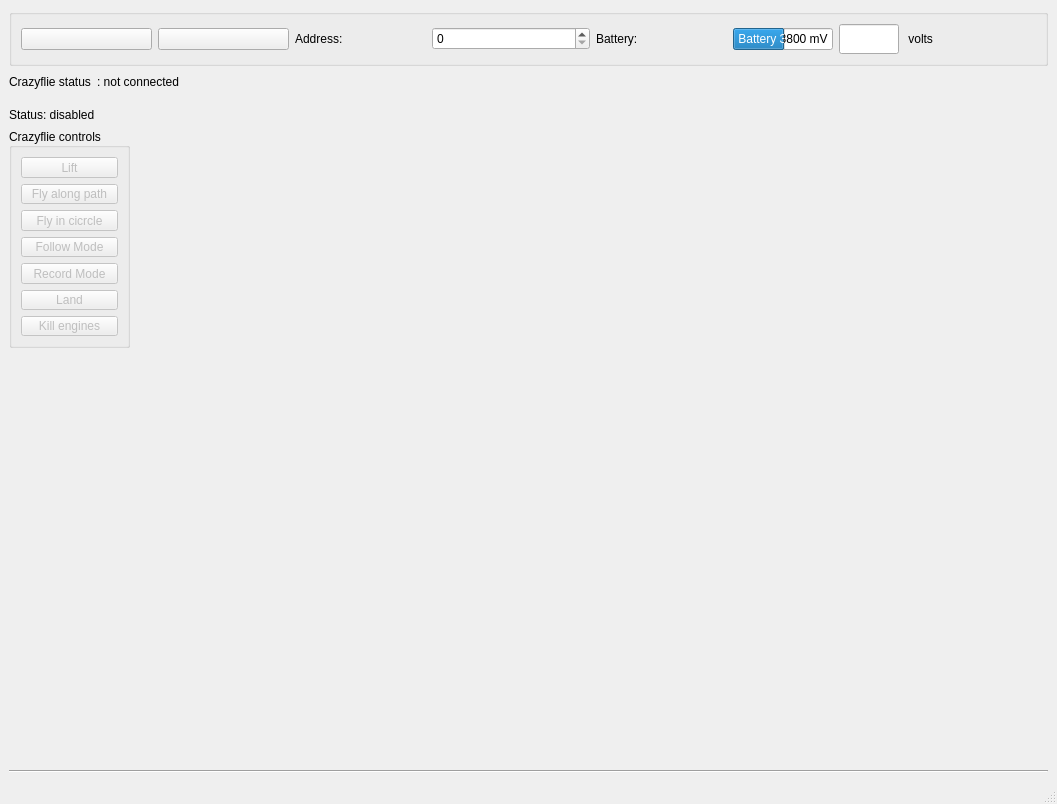
<?xml version="1.0" encoding="UTF-8"?>
<ui version="4.0">
 <class>MainWindow</class>
 <widget class="QMainWindow" name="MainWindow">
  <property name="geometry">
   <rect>
    <x>0</x>
    <y>0</y>
    <width>1057</width>
    <height>804</height>
   </rect>
  </property>
  <property name="windowTitle">
   <string>MainWindow</string>
  </property>
  <widget class="QWidget" name="centralwidget">
   <layout class="QVBoxLayout" name="verticalLayout">
    <item>
     <widget class="QGroupBox" name="groupBox_2">
      <layout class="QHBoxLayout" name="_2" stretch="0,0,0,0,0,0,0,0">
       <item>
        <widget class="QPushButton" name="scanButton">
         <property name="minimumSize">
          <size>
           <width>50</width>
           <height>0</height>
          </size>
         </property>
        </widget>
       </item>
       <item>
        <widget class="QPushButton" name="connectButton">
         <property name="minimumSize">
          <size>
           <width>60</width>
           <height>0</height>
          </size>
         </property>
         <property name="toolTip">
          <string/>
         </property>
        </widget>
       </item>
       <item>
        <widget class="QLabel" name="addressLabel">
         <property name="text">
          <string>Address:</string>
         </property>
        </widget>
       </item>
       <item>
        <widget class="HexSpinBox" name="address">
         <property name="sizePolicy">
          <sizepolicy hsizetype="Fixed" vsizetype="Fixed">
           <horstretch>0</horstretch>
           <verstretch>0</verstretch>
          </sizepolicy>
         </property>
         <property name="minimumSize">
          <size>
           <width>158</width>
           <height>0</height>
          </size>
         </property>
        </widget>
       </item>
       <item>
        <widget class="QLabel" name="batteryLabel">
         <property name="text">
          <string>Battery:</string>
         </property>
        </widget>
       </item>
       <item>
        <widget class="QProgressBar" name="batteryBar">
         <property name="minimumSize">
          <size>
           <width>30</width>
           <height>0</height>
          </size>
         </property>
         <property name="maximumSize">
          <size>
           <width>100</width>
           <height>16777215</height>
          </size>
         </property>
         <property name="minimum">
          <number>3400</number>
         </property>
         <property name="maximum">
          <number>4180</number>
         </property>
         <property name="value">
          <number>3800</number>
         </property>
         <property name="textVisible">
          <bool>true</bool>
         </property>
         <property name="invertedAppearance">
          <bool>false</bool>
         </property>
         <property name="textDirection">
          <enum>QProgressBar::TopToBottom</enum>
         </property>
         <property name="format">
          <string>Battery %v mV</string>
         </property>
        </widget>
       </item>
       <item>
        <widget class="QLineEdit" name="_aff_volts">
         <property name="sizePolicy">
          <sizepolicy hsizetype="Fixed" vsizetype="Fixed">
           <horstretch>0</horstretch>
           <verstretch>0</verstretch>
          </sizepolicy>
         </property>
         <property name="minimumSize">
          <size>
           <width>60</width>
           <height>30</height>
          </size>
         </property>
         <property name="maximumSize">
          <size>
           <width>60</width>
           <height>40</height>
          </size>
         </property>
         <property name="alignment">
          <set>Qt::AlignRight|Qt::AlignTrailing|Qt::AlignVCenter</set>
         </property>
         <property name="readOnly">
          <bool>true</bool>
         </property>
        </widget>
       </item>
       <item>
        <widget class="QLabel" name="label_2">
         <property name="text">
          <string> volts </string>
         </property>
        </widget>
       </item>
      </layout>
     </widget>
    </item>
    <item>
     <layout class="QHBoxLayout" name="horizontalLayout_3">
      <property name="topMargin">
       <number>0</number>
      </property>
      <property name="bottomMargin">
       <number>10</number>
      </property>
      <item>
       <widget class="QLabel" name="label">
        <property name="text">
         <string>Crazyflie status</string>
        </property>
       </widget>
      </item>
      <item>
       <widget class="QLabel" name="cfStatusLabel">
        <property name="text">
         <string>: not connected</string>
        </property>
       </widget>
      </item>
      <item>
       <spacer name="horizontalSpacer_2">
        <property name="orientation">
         <enum>Qt::Horizontal</enum>
        </property>
        <property name="sizeHint" stdset="0">
         <size>
          <width>40</width>
          <height>20</height>
         </size>
        </property>
       </spacer>
      </item>
     </layout>
    </item>
    <item>
     <widget class="QLabel" name="statusLabel">
      <property name="styleSheet">
       <string notr="true">font: 11pt &quot;MS Shell Dlg 2&quot;;
</string>
      </property>
      <property name="text">
       <string>Status: disabled</string>
      </property>
      <property name="scaledContents">
       <bool>true</bool>
      </property>
      <property name="alignment">
       <set>Qt::AlignBottom|Qt::AlignLeading|Qt::AlignLeft</set>
      </property>
      <property name="margin">
       <number>0</number>
      </property>
      <property name="openExternalLinks">
       <bool>false</bool>
      </property>
     </widget>
    </item>
    <item>
     <layout class="QHBoxLayout" name="horizontalLayout_2">
      <property name="topMargin">
       <number>0</number>
      </property>
      <property name="rightMargin">
       <number>0</number>
      </property>
      <item>
       <layout class="QVBoxLayout" name="verticalLayout_7">
        <property name="sizeConstraint">
         <enum>QLayout::SetDefaultConstraint</enum>
        </property>
        <property name="leftMargin">
         <number>0</number>
        </property>
        <item>
         <widget class="QGroupBox" name="groupBox">
          <property name="enabled">
           <bool>true</bool>
          </property>
          <property name="sizePolicy">
           <sizepolicy hsizetype="Fixed" vsizetype="Preferred">
            <horstretch>0</horstretch>
            <verstretch>0</verstretch>
           </sizepolicy>
          </property>
          <property name="minimumSize">
           <size>
            <width>120</width>
            <height>0</height>
           </size>
          </property>
          <property name="maximumSize">
           <size>
            <width>16777215</width>
            <height>220</height>
           </size>
          </property>
          <property name="title">
           <string>Crazyflie controls</string>
          </property>
          <property name="alignment">
           <set>Qt::AlignLeading|Qt::AlignLeft|Qt::AlignVCenter</set>
          </property>
          <layout class="QVBoxLayout" name="verticalLayout_4">
           <property name="leftMargin">
            <number>9</number>
           </property>
           <property name="rightMargin">
            <number>9</number>
           </property>
           <item>
            <widget class="QPushButton" name="liftButton">
             <property name="enabled">
              <bool>false</bool>
             </property>
             <property name="sizePolicy">
              <sizepolicy hsizetype="Expanding" vsizetype="Fixed">
               <horstretch>0</horstretch>
               <verstretch>0</verstretch>
              </sizepolicy>
             </property>
             <property name="text">
              <string>Lift</string>
             </property>
            </widget>
           </item>
           <item>
            <widget class="QPushButton" name="pathButton">
             <property name="enabled">
              <bool>false</bool>
             </property>
             <property name="sizePolicy">
              <sizepolicy hsizetype="Expanding" vsizetype="Fixed">
               <horstretch>0</horstretch>
               <verstretch>0</verstretch>
              </sizepolicy>
             </property>
             <property name="text">
              <string>Fly along path</string>
             </property>
             <property name="checkable">
              <bool>false</bool>
             </property>
            </widget>
           </item>
           <item>
            <widget class="QPushButton" name="circleButton">
             <property name="enabled">
              <bool>false</bool>
             </property>
             <property name="sizePolicy">
              <sizepolicy hsizetype="Expanding" vsizetype="Fixed">
               <horstretch>0</horstretch>
               <verstretch>0</verstretch>
              </sizepolicy>
             </property>
             <property name="text">
              <string>Fly in cicrcle</string>
             </property>
            </widget>
           </item>
           <item>
            <widget class="QPushButton" name="followButton">
             <property name="enabled">
              <bool>false</bool>
             </property>
             <property name="sizePolicy">
              <sizepolicy hsizetype="Expanding" vsizetype="Fixed">
               <horstretch>0</horstretch>
               <verstretch>0</verstretch>
              </sizepolicy>
             </property>
             <property name="minimumSize">
              <size>
               <width>0</width>
               <height>0</height>
              </size>
             </property>
             <property name="maximumSize">
              <size>
               <width>16777215</width>
               <height>16777215</height>
              </size>
             </property>
             <property name="layoutDirection">
              <enum>Qt::LeftToRight</enum>
             </property>
             <property name="text">
              <string>Follow Mode</string>
             </property>
            </widget>
           </item>
           <item>
            <widget class="QPushButton" name="recordButton">
             <property name="enabled">
              <bool>false</bool>
             </property>
             <property name="sizePolicy">
              <sizepolicy hsizetype="Expanding" vsizetype="Fixed">
               <horstretch>0</horstretch>
               <verstretch>0</verstretch>
              </sizepolicy>
             </property>
             <property name="text">
              <string>Record Mode</string>
             </property>
            </widget>
           </item>
           <item>
            <widget class="QPushButton" name="landButton">
             <property name="enabled">
              <bool>false</bool>
             </property>
             <property name="sizePolicy">
              <sizepolicy hsizetype="Expanding" vsizetype="Fixed">
               <horstretch>0</horstretch>
               <verstretch>0</verstretch>
              </sizepolicy>
             </property>
             <property name="minimumSize">
              <size>
               <width>40</width>
               <height>0</height>
              </size>
             </property>
             <property name="maximumSize">
              <size>
               <width>16777215</width>
               <height>16777215</height>
              </size>
             </property>
             <property name="text">
              <string>Land</string>
             </property>
            </widget>
           </item>
           <item>
            <widget class="QPushButton" name="emergencyButton">
             <property name="enabled">
              <bool>false</bool>
             </property>
             <property name="sizePolicy">
              <sizepolicy hsizetype="Expanding" vsizetype="Fixed">
               <horstretch>0</horstretch>
               <verstretch>0</verstretch>
              </sizepolicy>
             </property>
             <property name="minimumSize">
              <size>
               <width>0</width>
               <height>20</height>
              </size>
             </property>
             <property name="maximumSize">
              <size>
               <width>16777215</width>
               <height>16777215</height>
              </size>
             </property>
             <property name="text">
              <string>Kill engines</string>
             </property>
            </widget>
           </item>
          </layout>
         </widget>
        </item>
        <item>
         <spacer name="verticalSpacer_4">
          <property name="orientation">
           <enum>Qt::Vertical</enum>
          </property>
          <property name="sizeHint" stdset="0">
           <size>
            <width>20</width>
            <height>40</height>
           </size>
          </property>
         </spacer>
        </item>
       </layout>
      </item>
      <item>
       <spacer name="horizontalSpacer">
        <property name="orientation">
         <enum>Qt::Horizontal</enum>
        </property>
        <property name="sizeHint" stdset="0">
         <size>
          <width>40</width>
          <height>20</height>
         </size>
        </property>
       </spacer>
      </item>
     </layout>
    </item>
    <item>
     <widget class="Line" name="line">
      <property name="orientation">
       <enum>Qt::Horizontal</enum>
      </property>
     </widget>
    </item>
   </layout>
  </widget>
  <widget class="QStatusBar" name="statusbar"/>
 </widget>
 <customwidgets>
  <customwidget>
   <class>HexSpinBox</class>
   <extends>QSpinBox</extends>
   <header>cfclient.ui.widgets.hexspinbox</header>
  </customwidget>
 </customwidgets>
 <resources/>
 <connections/>
</ui>
